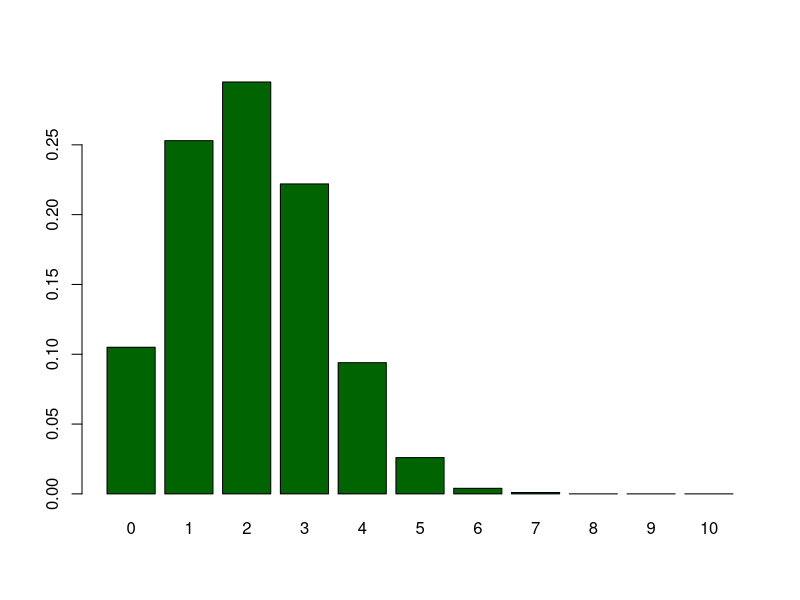

R code for this plot:
## ---- chunk 1
my.tosses = c(0,1,0,1,0,0,0,0,0,0)
## ---- chunk 2
sample(my.tosses, replace = TRUE)
sample(my.tosses, replace = TRUE)
sample(my.tosses, replace = TRUE)
sample(my.tosses, replace = TRUE)
## ---- chunk 3
n.samples = 1000
n.heads = vector()

for (i in 1:n.samples) {
  my.sample <- sample(my.tosses, replace = TRUE)
  
  n.heads[i] <- sum(my.sample) 
}
## ---- chunk 4
kableExtra::kable( matrix(n.heads, 25, 40))
## ---- chunk 5
transposed <- t(table(factor(n.heads, levels=0:10)))
rownames(transposed) = "Freq"

kableExtra::kable(transposed)
## ---- chunk 6
barplot(table(factor(n.heads, levels=0:10))/1000, 
        col = "darkgreen")
